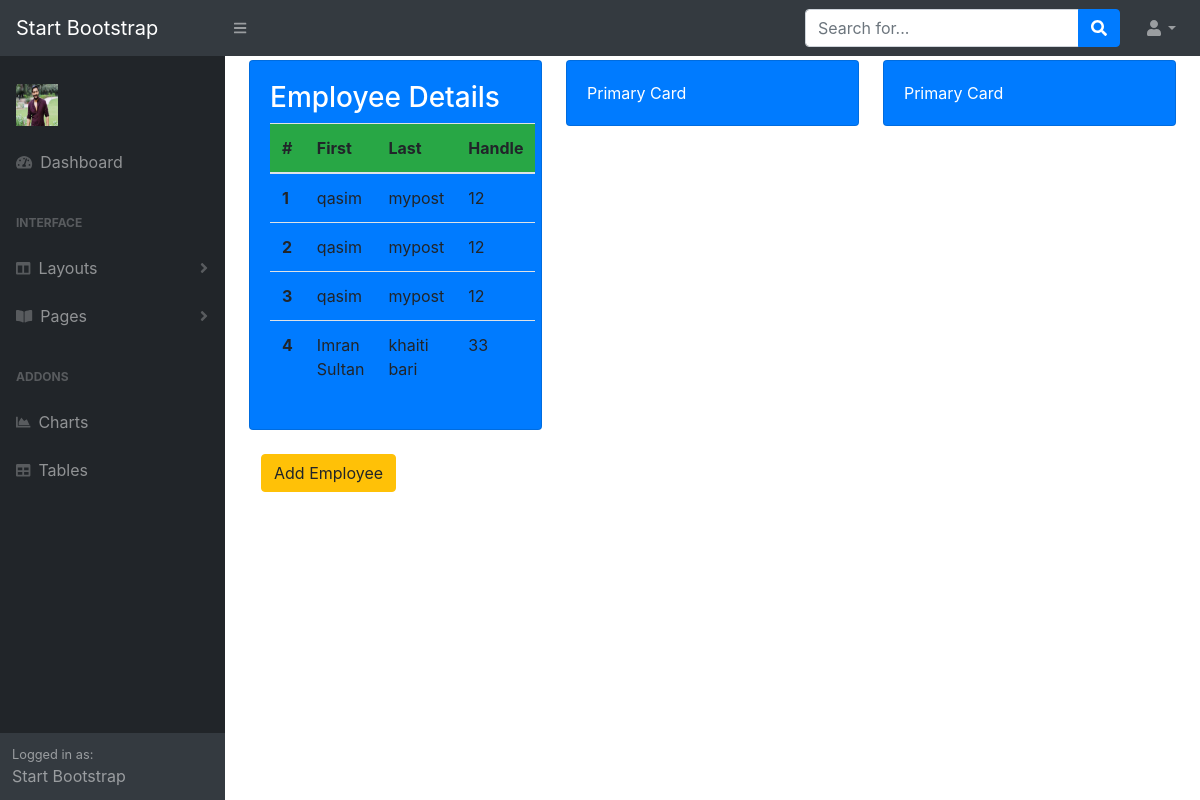
Before: /home/display_emp/ with the older database file.
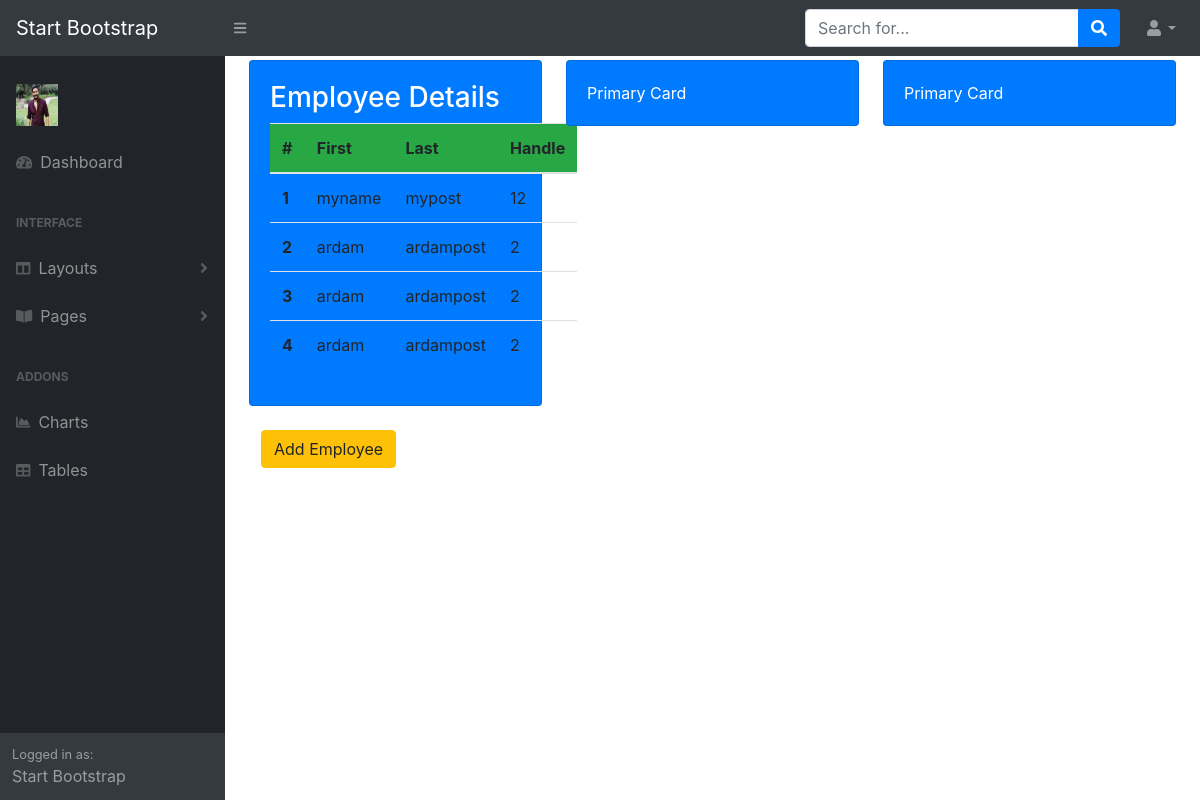
After: the same page with the newer database file.
### admind/models.py (models this page shows)
class Employee(models.Model):
    name = models.CharField(max_length=50)
    post = models.CharField(max_length=50)
    office = models.CharField(max_length=100)
    age = models.IntegerField()
    joining = models.DateField(auto_now_add=True)
    salary = models.BigIntegerField(blank=False)

### admind/views.py (the view)
# urls.py: url(r'^home/display_emp/$', display_emp, name='home/display_emp'),
def display_emp(request):
    items = Employee.objects.all()
    context = {
        'items' : items
    }
    return render(request, 'home.html', context)

### admind/templates/home.html
{% extends 'base.html' %}
{% block home %}
<div id="layoutSidenav_content">
        <main>
                <div class="container-fluid cbox">
                    <div class="row">
                        <div class="col-md-4">
                            <div class="card bg-primary text-white mb-4">
                                <div class="card-body"><h3> Employee Details</h3>
                                    <table class="table">
                                        <thead class="thcard">
                                          <tr>
                                            <th scope="col">#</th>
                                            <th scope="col">First</th>
                                            <th scope="col">Last</th>
                                            <th scope="col">Handle</th>
                                          </tr>
                                        </thead>
                                        <tbody>
                                            {% for item in items %}
                                          <tr>
                                            <th scope="row">{{forloop.counter}}</th>
                                            <td>{{item.name}}</td>
                                            <td>{{item.post}}</td>
                                            <td>{{item.age}}</td>
                                          </tr>
                                          {% endfor %}
                                        </tbody>
                                      </table>
                                </div>
                            </div>
                        </div>
                        <div class="col-md-4">
                            <div class="card bg-primary text-white mb-4">
                                <div class="card-body">Primary Card</div>
                            </div>
                        </div>
                        <div class="col-md-4">
                            <div class="card bg-primary text-white mb-4">
                                <div class="card-body">Primary Card</div>
                            </div>
                        </div>
                        <div class="container">
                            <a class="link" href="{% url 'add_emp' %}"><button class="btn btn-warning" type="submit">Add Employee</button></a>
                        </div>
                    </div>
                </div>
        </main>
</div>
{% endblock %}

### admind/templates/base.html (shortened to what this page needs)
<!DOCTYPE html>
<html lang="en">
    {% load static %}
    <head>
        <link href="{% static 'css/styles.css' %}" rel="stylesheet" />
        <link href="https://cdn.datatables.net/1.10.20/css/dataTables.bootstrap4.min.css" rel="stylesheet" />
    </head>
    <body class="sb-nav-fixed">
        <nav class="sb-topnav navbar navbar-expand navbar-dark bg-dark">
            <a class="navbar-brand" href="index.html">Start Bootstrap</a><button class="btn btn-link btn-sm order-1 order-lg-0" id="sidebarToggle" href="#"><i class="fas fa-bars"></i></button
            >
            <form class="d-none d-md-inline-block form-inline ml-auto mr-0 mr-md-3 my-2 my-md-0">
                <div class="input-group">
                    <input class="form-control" type="text" placeholder="Search for..." aria-label="Search" aria-describedby="basic-addon2" />
                    <div class="input-group-append">
                        <button class="btn btn-primary" type="button"><i class="fas fa-search"></i></button>
                    </div>
                </div>
            </form>
            <ul class="navbar-nav ml-auto ml-md-0">
                <li class="nav-item dropdown">
                    <a class="nav-link dropdown-toggle" id="userDropdown" href="#" role="button" data-toggle="dropdown" aria-haspopup="true" aria-expanded="false"><i class="fas fa-user fa-fw"></i></a>
                </li>
            </ul>
        </nav>
        <div id="layoutSidenav">
            <div id="layoutSidenav_nav">
                <nav class="sb-sidenav accordion sb-sidenav-dark" id="sidenavAccordion">
                    <div class="sb-sidenav-menu">
                        <div class="nav">
                            <div class="sb-sidenav-menu-heading">
                                <div class="avatar">
                                    <img height="42" width="42" alt="Image" src="{% static 'images/1.jpg' %}">
                                </div>
                            </div>
                            <a class="nav-link" href="index.html"
                                ><div class="sb-nav-link-icon"><i class="fas fa-tachometer-alt"></i></div>
                                Dashboard</a
                            >
                            <div class="sb-sidenav-menu-heading">Interface</div>
                            <a class="nav-link collapsed" href="#" data-toggle="collapse" data-target="#collapseLayouts" aria-expanded="false" aria-controls="collapseLayouts"
                                ><div class="sb-nav-link-icon"><i class="fas fa-columns"></i></div>
                                Layouts
                                <div class="sb-sidenav-collapse-arrow"><i class="fas fa-angle-down"></i></div
                            ></a>
                            <a class="nav-link collapsed" href="#" data-toggle="collapse" data-target="#collapsePages" aria-expanded="false" aria-controls="collapsePages"
                                ><div class="sb-nav-link-icon"><i class="fas fa-book-open"></i></div>
                                Pages
                                <div class="sb-sidenav-collapse-arrow"><i class="fas fa-angle-down"></i></div
                            ></a>
                            <div class="sb-sidenav-menu-heading">Addons</div>
                            <a class="nav-link" href="charts.html"
                                ><div class="sb-nav-link-icon"><i class="fas fa-chart-area"></i></div>
                                Charts</a
                            ><a class="nav-link" href="tables.html"
                                ><div class="sb-nav-link-icon"><i class="fas fa-table"></i></div>
                                Tables</a
                            >
                        </div>
                    </div>
                    <div class="sb-sidenav-footer">
                        <div class="small">Logged in as:</div>
                        Start Bootstrap
                    </div>
                </nav>
            </div>
            {% block home %}
            {% endblock %}
        </body>
    </html>

Changed rows visible on the page:
removed Employee: name "Imran Sultan", post "khaiti bari", age "33"
changed Employee "mypost": name "qasim" → "myname"
changed Employee (number 2 of 4 on the later page): name "qasim" → "ardam"; post "mypost" → "ardampost"; age "12" → "2"
changed Employee (number 3 of 4 on the later page): name "qasim" → "ardam"; post "mypost" → "ardampost"; age "12" → "2"
added Employee: name "ardam", post "ardampost", age "2"
